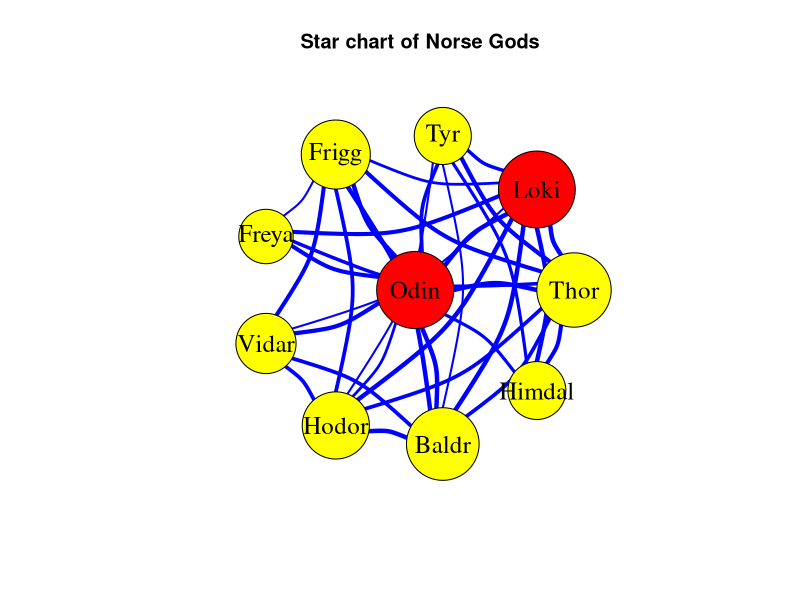
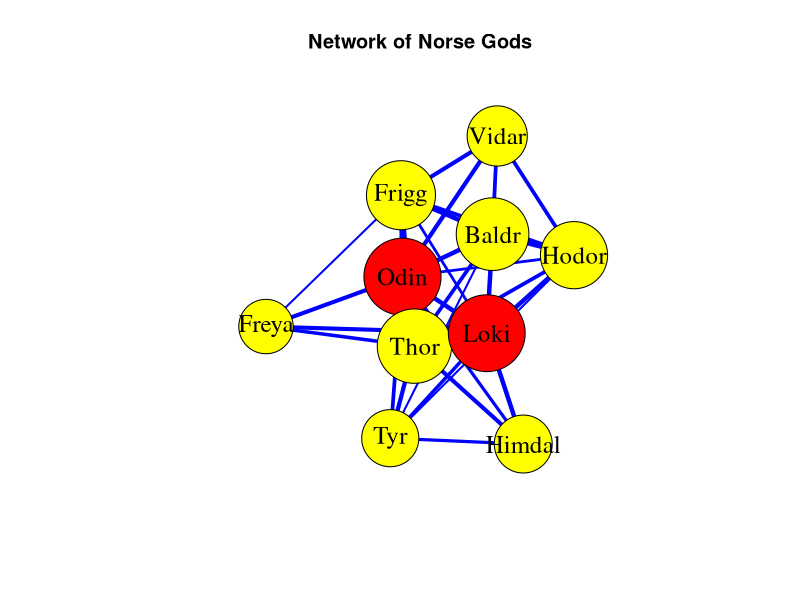

These figures' R source, in order:
setwd('C:/Users/Rimna/Desktop/Social networking/R projects/Norse God tree')
library(igraph)
library(readxl)

Odin_god=read_excel('Odin and Pals.xlsx')

god_nodes=read_excel('God_ID.xlsx')

god_graph=graph_from_data_frame(d=Odin_god,
                                vertices = god_nodes,
                                directed = F)

V(god_graph)
V(god_graph)$name

E(god_graph)
E(god_graph)$weight

#viewing the adjacency matrix 
god_graph[]

layout1=layout.fruchterman.reingold(god_graph)
V(god_graph)$color='yellow'
V(god_graph)[degree(god_graph)>8]$color='red'
V(god_graph)$size=log(strength(god_graph))*12
E(god_graph)$color='blue'
E(god_graph)$width=log(E(god_graph)$weight)+2

plot(god_graph, 
     edge.curved= .25,
     vertex.label.color='black',
     vertex.label.cex= 1.50,
     layout=layout_as_star, 
     main='Star chart of Norse Gods')

plot(god_graph,
     vertex.label.color='black',
     vertex.label.cex= 1.50, 
     main='Network of Norse Gods')
#--------------------------------------------------------
#Calculating the characteristics of the network 
sort(degree(god_graph), decreasing = TRUE)[1:3]
# the God with the highest degree are Odin and Loki with 9 degree
# third is Thor with 8 degree. Odin and Loki are connected to other gods
# they are the most important in the mythes 
edge_density(god_graph)
#the network has a density of 0.73, meaning it is highly density
#the high density may be due to the fact that almost everyone is connected
#to most other node
shortest.paths(god_graph)

#is.bipartite(god_graph)

diameter(god_graph)
# the diameter of the network is 10 which means that the longest 
#shortest path has 10 edges  between nodes

sort(closeness(god_graph),decreasing = T)
# there is little difference in the range of closeness, 
# Hodor has the highest closeness (0.028)
# and Himdal having the lowest (0.017)
sort(betweenness(god_graph), decreasing = T)
# Tyr has the highest betweenness (12.66).
#While, Thor, Vidar amd Himdal have the lowest betweeness (0)

maximal.cliques(god_graph)
# there are five possible maximal cliques. 
# maximal cliques are tightly connected nodes where each node is connected to another

#--------------------------------------------------------------------------
#Centrality calculation on the graph level

centr_degree(god_graph)
# degree-centrality  has a score of 0.26.
#the low score could be due to the lack of connection for some gods
centr_betw(god_graph)
#between-centrality has a score of 0.07
#Surprisely, this is because Odin and Loki are the only gods that are connected to every other gods
centr_clo(god_graph)
#closeness-centrality has a score of 0.45
#However, each god is close to other gods
centr_eigen(god_graph)$centralization
#eigen-centrality has a score of 0.25
#Due to the present of many node with relative high degree, the eigen score is low
# The network has a low graph level scores all tested centrality






